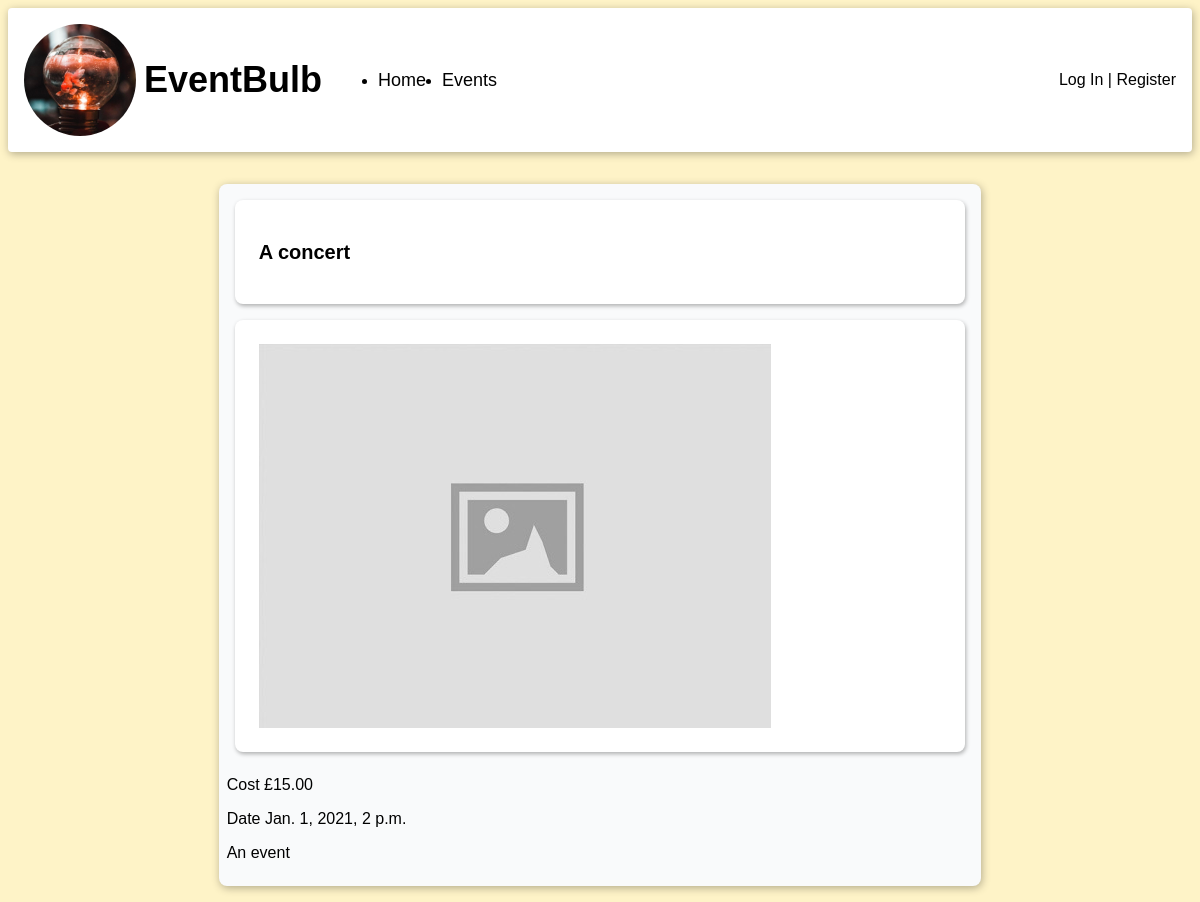
Page /events/1/ on the earlier database version.
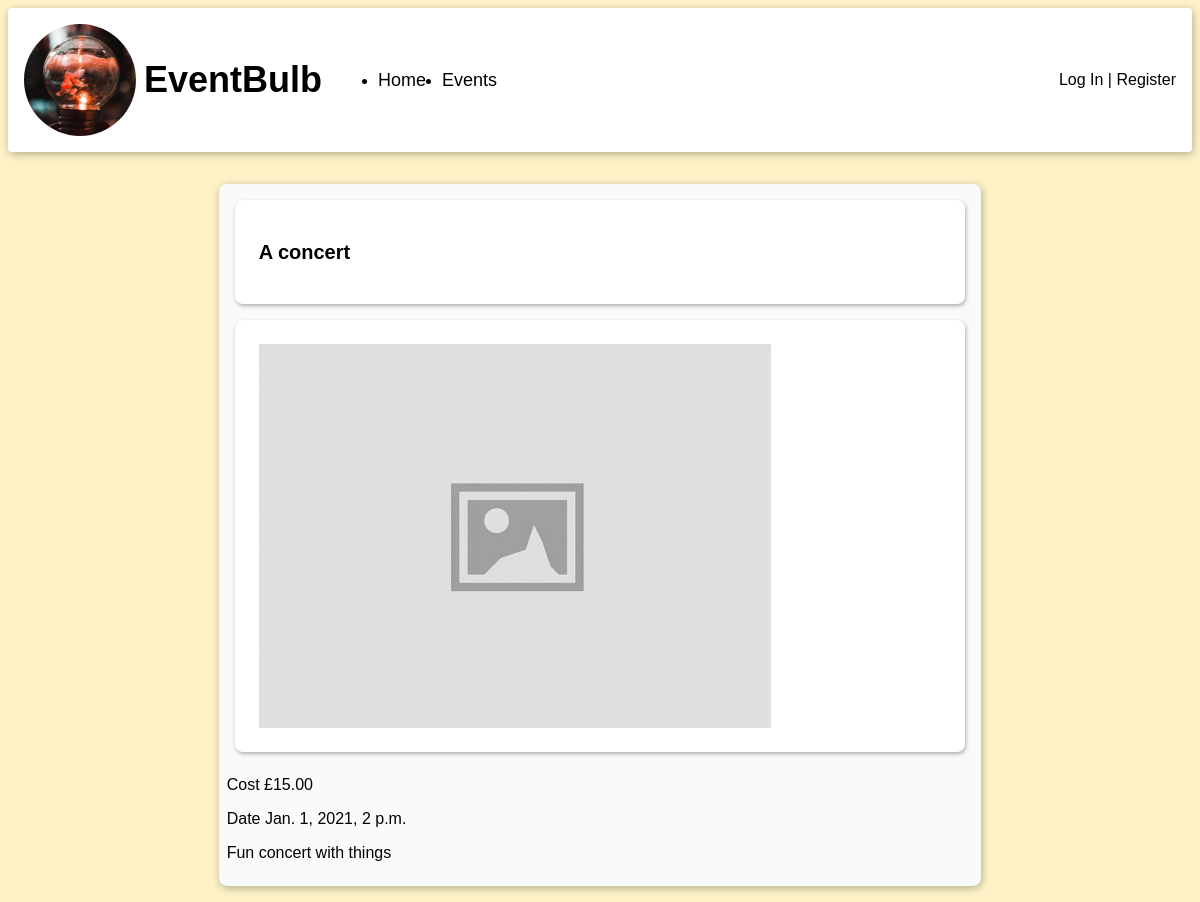
Same page on the later database version.
### events/models.py (models this page shows)
class Event(models.Model):
    title = models.CharField(max_length=255)
    datetime = models.DateTimeField(auto_now=False, auto_now_add=False)
    description = models.TextField()
    cost = models.DecimalField(max_digits=6, decimal_places=2)

### events/views.py (the view)
# urls.py: path('<int:id>/', views.details, name="events_details"),
def details(request, id):
    event = get_object_or_404(Event, id=id)
    return render(request, 'events/details.html', {'event':event})

### templates/events/details.html (shortened to what this page needs)
{% extends 'base.html' %}
{% load static %}
{% block content %}
<main class="wrap-content">
    <div class="card-background two-thirds-width">
      <section class="card">
        <div class="">
          <h2 class="">{{event.title}}</h2>
        </div>
      </section>
      <section class="card landing-text-container">
        <img src="{% static 'images/image_placeholder.jpg' %}" alt="Missing Image">
      </section>
      <section class="">
        <p class="">Cost £{{event.cost}}</p>
        <p class="">Date {{event.datetime}}</p>
        <p>{{event.description}}</p>
      </section>
      </div>
  </main>
  {% endblock content %}

### templates/base.html (shortened to what this page needs)
{% load static %}
<!DOCTYPE html>
<html lang="en">
<head>
    <link rel="stylesheet" href="{% static 'css/style.css' %}">
</head>
<body>
<header class="navbar">
    <section>
      <img class="logo" src="{% static 'images/logo.jpg' %}" alt="EventBulb Logo">
      <h1 class="site-heading">EventBulb</h1>
      <nav>
        <ul>
          <li>
            <a href="{% url 'information_home' %}">Home</a>
          </li>
          <li>
            <a href="{% url 'events_list' %}">Events</a>
          </li>
        </ul>
      </nav>
    </section>
    <nav class="auth-nav">
      {% if user.is_authenticated %}
        <span>Logged in as: <span class="logged-in-username">{{ user.username }}</span></span>
        <span> | </span>
        <a href="{% url 'accounts_logout' %}">Log out</a>
      {% else %}
        <a href="{% url 'accounts_login' %}">Log In</a>
        <span> | </span>
        <a href="{% url 'accounts_register' %}">Register</a>
      {% endif %}
    </nav>
  </header>
{% block content %}
{% endblock content %}
</body>
</html>

### static/css/style.css (style rules this page uses)
:root { --shadow: 1px 2px 8px rgba(0,0,0,0.3); --shadow-small: 1px 2px 4px rgba(0,0,0,0.3); --yellow : #FEF3C7; --yellow-accent: #FDE68A; --gray: #E5E7EB; --gray-accent: #D1D5DB; --gray-light: #F9FAFB; --red: #FECACA; --red-accent: #FCA5A5; }
body { background-color: var(--yellow); display: flex; flex-direction: column; height: 100vh; font-family: 'Montserrat', Helvetica, Arial, sans-serif; }
a { color: inherit; text-decoration: inherit; }
h2 { font-size: 1.25rem; }
.navbar { display: grid; grid-template-columns: 1fr 1fr; align-items: center; background-color: white; border-radius: 0.25rem; padding: 1rem; box-shadow: var(--shadow) }
.navbar > section { display: flex; align-items: center; }
.navbar .logo { margin-right: 0.5rem; height: 7rem; width: 7rem; object-fit: cover; border-radius: 100%; }
.site-heading { font-size: 1.5rem; }
.navbar .site-heading { font-size: 2.25rem; margin-right: 1rem; }
.navbar > .auth-nav { justify-self: flex-end; }
.navbar nav > ul { display: flex; align-items: center; }
.navbar nav > ul > li { margin-right: 1rem; }
.navbar nav > ul > li > a, .navbar nav > ul > li > span { font-size: 1.125rem; }
main { margin: 1rem; padding: 1rem; display: grid; gap: 1rem; flex-grow: 1; flex-shrink: 1; }
.card-background { background-color: var(--gray-light); padding: 0.5rem; box-shadow: var(--shadow); border-radius: 0.5rem; display: flex; flex-direction: column; }
.card { margin: 0.5rem; padding: 1.5rem; background-color: white; border-radius: 0.5rem; box-shadow: var(--shadow-small) }
.wrap-content { align-items: flex-start; flex-grow: 0; }
.two-thirds-width { justify-self: center; width: 66.666666%; }
.landing-text-container { display: flex; flex-grow: 1; }

Differences in the rows shown:
changed Event "A concert": description "An event" → "Fun concert with things"
